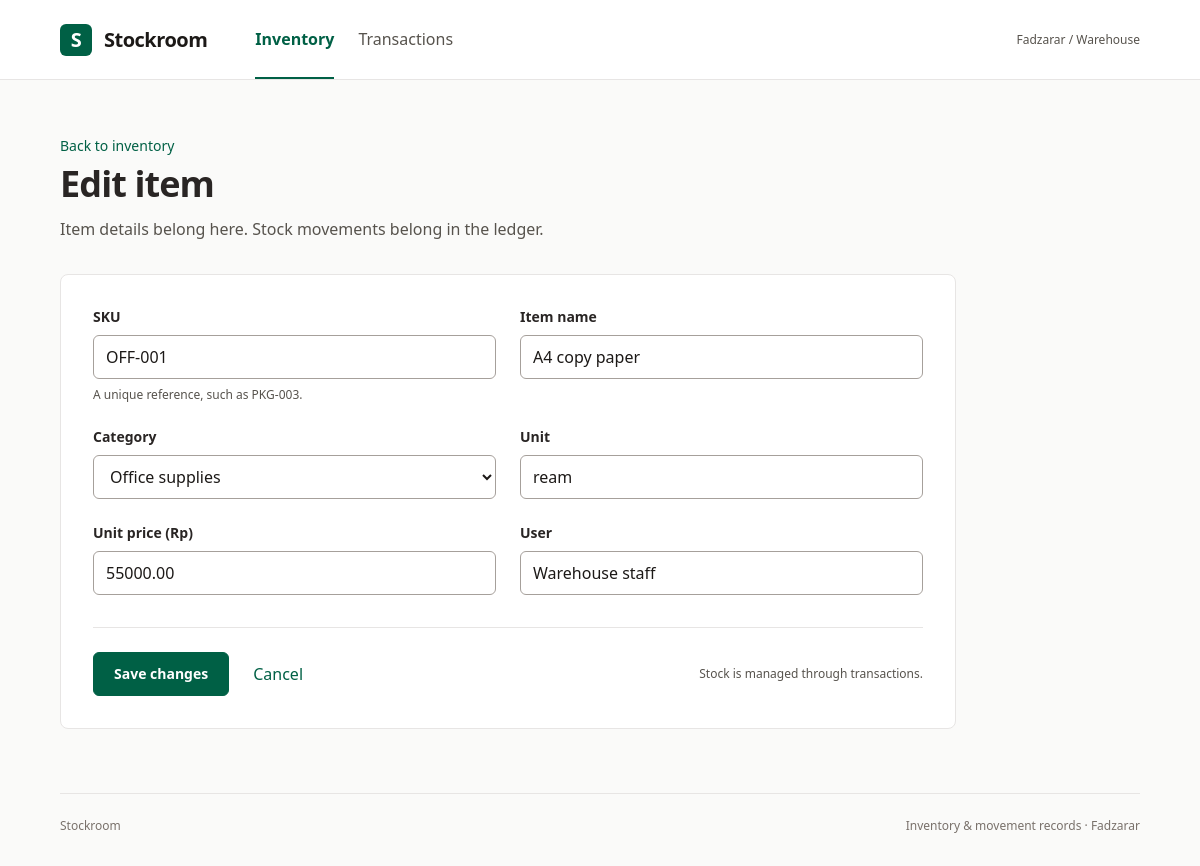
The page /edit.php?id=3 on the database its author committed.
### tables this page shows
CREATE TABLE `items` (
  `id` int(10) unsigned NOT NULL AUTO_INCREMENT,
  `sku` varchar(40) NOT NULL,
  `name` varchar(120) NOT NULL,
  `category_id` int(10) unsigned NOT NULL,
  `unit` varchar(24) NOT NULL,
  `unit_price` decimal(14,2) unsigned NOT NULL,
  `stock` int(10) unsigned NOT NULL DEFAULT 0,
  `user_input` varchar(100) NOT NULL,
  PRIMARY KEY (`id`),
  UNIQUE KEY `sku` (`sku`),
  KEY `category_id` (`category_id`),
  CONSTRAINT `items_ibfk_1` FOREIGN KEY (`category_id`) REFERENCES `categories` (`id`)
);

CREATE TABLE `categories` (
  `id` int(10) unsigned NOT NULL AUTO_INCREMENT,
  `name` varchar(80) NOT NULL,
  PRIMARY KEY (`id`),
  UNIQUE KEY `name` (`name`)
);

### item-form.php (called while the page is built, shortened)
<?php
require __DIR__ . '/bootstrap.php';
require_once __DIR__ . '/models/Item.php';
$id = positive_id(input($_GET, 'id'));
$item = array(
    'sku' => '',
    'name' => '',
    'category_id' => '',
    'unit' => '',
    'unit_price' => '',
    'user_input' => '',
);
if ($editing) {
    $item = $id ? item_find($id) : null;
}
$categories = item_categories();
require __DIR__ . '/views/inventory/form.php';

### edit.php (called while the page is built)
<?php
$editing = true;
require __DIR__ . '/item-form.php';

### bootstrap.php (called while the page is built, shortened)
<?php
require_once __DIR__ . '/koneksi.php';
function e($value) {
    return htmlspecialchars((string)$value, ENT_QUOTES, 'UTF-8');
}
function input($source, $key, $default = '') {
    if (isset($source[$key]) && is_string($source[$key])) {
        return trim($source[$key]);
    }
    return $default;
}
function positive_id($value)
{
    if (preg_match('/^[1-9][0-9]{0,8}$/D', (string)$value)) {
        return (int)$value;
    }
    return 0;
}
function page_start($title, $active = 'inventory') {
    require __DIR__ . '/includes/header.php';
}
function page_end() {
    require __DIR__ . '/includes/footer.php';
}

### koneksi.php (called while the page is built, shortened)
<?php
$config = require __DIR__ . '/config.example.php';
$db = @mysql_connect(
    $config['host'],
    $config['user'],
    $config['password']
);
function query($sql)
{
    global $db;
    $result = mysql_query($sql, $db);
    return $result;
}
function rows($sql)
{
    $result = query($sql);
    $rows = array();
    while ($row = mysql_fetch_array($result, MYSQL_ASSOC)) {
        $rows[] = $row;
    }
    return $rows;
}
function one($sql)
{
    $resultRows = rows($sql);
    return $resultRows ? $resultRows[0] : null;
}

### models/Item.php (called while the page is built, shortened)
<?php
function item_categories()
{
    return rows('SELECT * FROM categories ORDER BY name');
}
function item_find($id)
{
    return one('SELECT * FROM items WHERE id=' . (int)$id);
}

### views/inventory/form.php (the view, shortened to what this page needs)
<a class="text-link" href="index.php">Back to inventory</a>
<div class="page-heading">
    <div>
        <h1><?php echo $editing ? 'Edit item' : 'Add item'; ?></h1>
        <p>Item details belong here. Stock movements belong in the ledger.</p>
    </div>
</div>
<form class="entry-form" method="post">
    <div class="form-grid">
        <div>
            <label for="sku">SKU</label>
            <input
                required
                maxlength="40"
                id="sku"
                name="sku"
                value="<?php echo e($item['sku']); ?>"
            >
            <p class="field-help">A unique reference, such as PKG-003.</p>
        </div>
        <div>
            <label for="name">Item name</label>
            <input
                required
                maxlength="120"
                id="name"
                name="name"
                value="<?php echo e($item['name']); ?>"
            >
        </div>
        <div>
            <label for="category_id">Category</label>
            <select required id="category_id" name="category_id">
                <?php foreach ($categories as $category): ?>
                    <option
                        value="<?php echo e($category['id']); ?>"
                        <?php echo $item['category_id'] == $category['id'] ? 'selected' : ''; ?>
                    >
                        <?php echo e($category['name']); ?>
                    </option>
                <?php endforeach; ?>
            </select>
        </div>
        <div>
            <label for="unit">Unit</label>
            <input
                required
                maxlength="24"
                id="unit"
                name="unit"
                placeholder="box, piece, pair…"
                value="<?php echo e($item['unit']); ?>"
            >
        </div>
        <div>
            <label for="unit_price">Unit price (Rp)</label>
            <input
                required
                type="number"
                min="0"
                max="999999999999.99"
                step="0.01"
                id="unit_price"
                name="unit_price"
                value="<?php echo e($item['unit_price']); ?>"
            >
        </div>
        <div>
            <label for="user_input">User</label>
            <input
                required
                type="text"
                id="user_input"
                name="user_input"
                value="<?php echo e($item['user_input']); ?>"
            >
        </div>
    </div>
    <div class="form-footer">
        <button class="button">
            <?php echo $editing ? 'Save changes' : 'Add item'; ?>
        </button>
        <a href="index.php">Cancel</a>
        <span>Stock is managed through transactions.</span>
    </div>
</form>

### rows shown on the page
items: sku "OFF-001", name "A4 copy paper", category_id "Office supplies", unit "ream", unit_price "55000.00", user_input "Warehouse staff"
